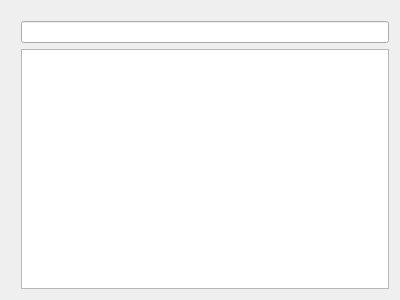
<?xml version="1.0" encoding="UTF-8"?>
<ui version="4.0">
 <class>MainWindow</class>
 <widget class="QMainWindow" name="MainWindow">
  <property name="geometry">
   <rect>
    <x>0</x>
    <y>0</y>
    <width>400</width>
    <height>300</height>
   </rect>
  </property>
  <property name="windowTitle">
   <string>Contacts List</string>
  </property>
  <widget class="QWidget" name="centralWidget">
   <layout class="QVBoxLayout" name="verticalLayout">
    <item>
     <layout class="QGridLayout" name="gridLayout">
      <property name="leftMargin">
       <number>10</number>
      </property>
      <property name="topMargin">
       <number>10</number>
      </property>
      <item row="0" column="0">
       <widget class="QLineEdit" name="lineEdit"/>
      </item>
      <item row="1" column="0">
       <widget class="QListView" name="listView">
        <property name="minimumSize">
         <size>
          <width>50</width>
          <height>50</height>
         </size>
        </property>
       </widget>
      </item>
     </layout>
    </item>
   </layout>
  </widget>
  <widget class="QMenuBar" name="menuBar">
   <property name="enabled">
    <bool>false</bool>
   </property>
   <property name="geometry">
    <rect>
     <x>0</x>
     <y>0</y>
     <width>400</width>
     <height>22</height>
    </rect>
   </property>
  </widget>
 </widget>
 <layoutdefault spacing="6" margin="11"/>
 <resources/>
 <connections/>
</ui>
